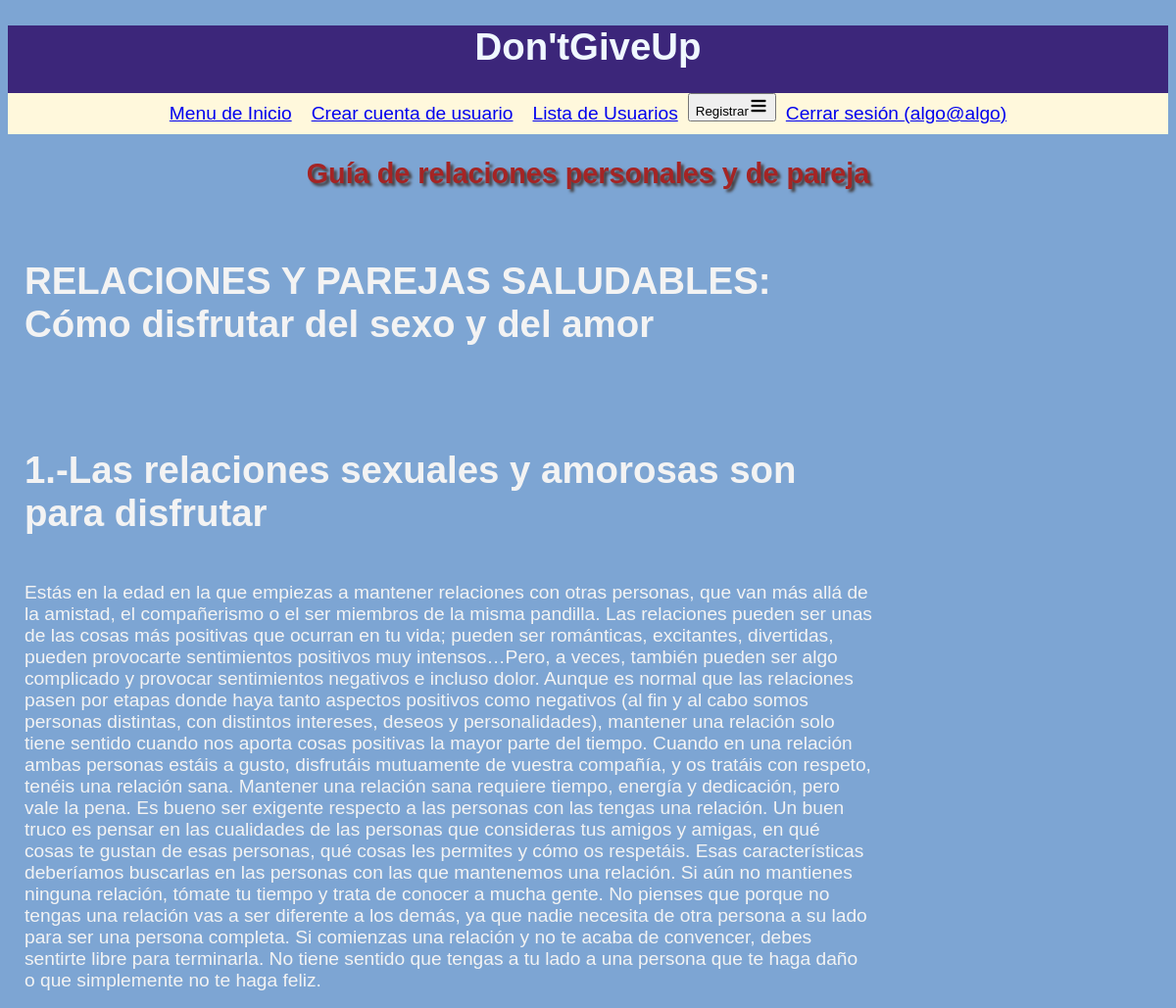
Page /guia.php (signed in) on the committed database.
### tables this page shows
CREATE TABLE `guia` (
  `id` int(11) NOT NULL,
  `titulo` varchar(500) NOT NULL,
  `contenido` mediumtext NOT NULL
);

### guia.php (the view, shortened to what this page needs)
<?php
include 'config.php';
$db = new PDO("mysql:host=$direccion;dbname=$bd;charset=utf8mb4", $usuario, $pass);
$stmt=$db ->query("SELECT * FROM guia");
$guia =$stmt->fetchAll();
?>
<!DOCTYPE html>
<html lang="en">
<head>
    <link rel="stylesheet" href="style.css">
</head>
<body>
    <?php include 'cabecera.php' ?>
    <h2>Guía de relaciones personales y de pareja</h2>
    <div id="tabla">
        <table>
            <tr>
                <th></th>
            </tr>
        <?php foreach($guia as $g) { ?>
        <tr>
            <td><h1><?php echo $g["titulo"] ?></h1><br>
                <?php echo $g["contenido"] ?></td>
            </tr>
        <?php } ?>
        </table>
    </div>
</body>
</html>

### style.css (style rules this page uses)
body { background-color: rgb(125, 165, 211); font-family: arial; font-size: 1.2em; }
h1 { text-align: center; }
h2 { color: rgb(165, 36, 36); text-shadow: 3px 3px 3px rgb(68, 61, 61); text-align: center; }
td { color: rgb(243, 243, 243); }
#tabla { width:900px; float: left; }
table { width: 100%; word-wrap: inherit; }
td { text-align: left; vertical-align: top; padding: 15px 15px 15px 15px; }
td, h1 { text-align: left; }

### rows in the picture
guia: titulo "RELACIONES Y PAREJAS SALUDABLES: Cómo disfrutar del sexo y del amor"
guia: titulo "1.-Las relaciones sexuales y amorosas son para disfrutar", contenido "Estás en la edad en la que empiezas a mantener relaciones con otras personas, que van más allá de la amistad, el compañerismo o el ser miembros de la misma pandilla. Las relaciones pueden ser unas de las cosas más positivas que ocurran en tu vida; pueden ser románticas, excitantes, divertidas, pueden provocarte sentimientos positivos muy intensos…Pero, a veces, también pueden ser algo complicado y provocar sentimientos negativos e incluso dolor. Aunque es normal que las relaciones pasen por etapas donde haya tanto aspectos positivos como negativos (al fin y al cabo somos personas distintas, con distintos intereses, deseos y personalidades), mantener una relación solo tiene sentido cuando…"

### other values in the picture
$_SESSION["correo"] "algo@algo"
